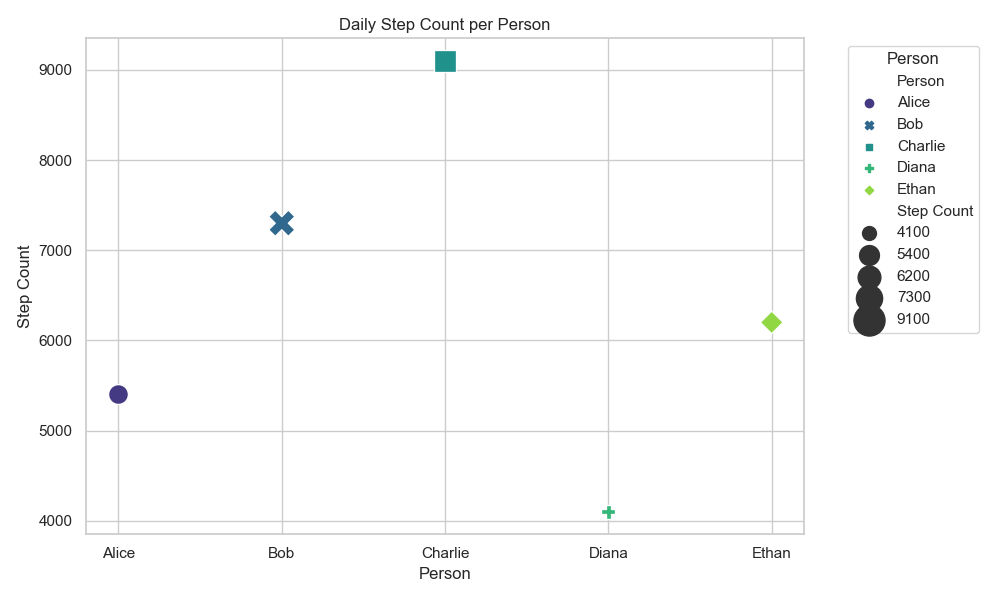

Python code for this plot:

import seaborn as sns
import pandas as pd
import matplotlib.pyplot as plt

# Given chart table data
data = [
    {'Person': 'Alice', 'Date': '2023-03-01', 'Step Count': 5400},
    {'Person': 'Bob', 'Date': '2023-03-01', 'Step Count': 7300},
    {'Person': 'Charlie', 'Date': '2023-03-01', 'Step Count': 9100},
    {'Person': 'Diana', 'Date': '2023-03-01', 'Step Count': 4100},
    {'Person': 'Ethan', 'Date': '2023-03-01', 'Step Count': 6200}
]

# Convert raw data to pandas DataFrame
df = pd.DataFrame(data)

# Convert Date to datetime and ensure 'Step Count' is an integer
df['Date'] = pd.to_datetime(df['Date'])
df['Step Count'] = df['Step Count'].astype(int)

# Create scatterplot
plt.figure(figsize=(10, 6))  # Set the size of the plot
sns.scatterplot(data=df, x='Person', y='Step Count', size='Step Count', hue='Person', style='Person', sizes=(100, 500), palette='viridis')

# Customize the plot
plt.title('Daily Step Count per Person')
plt.xlabel('Person')
plt.ylabel('Step Count')
plt.legend(title='Person', bbox_to_anchor=(1.05, 1), loc='upper left')  # Move the legend outside the plot

# Display the plot
plt.tight_layout()
plt.show()
